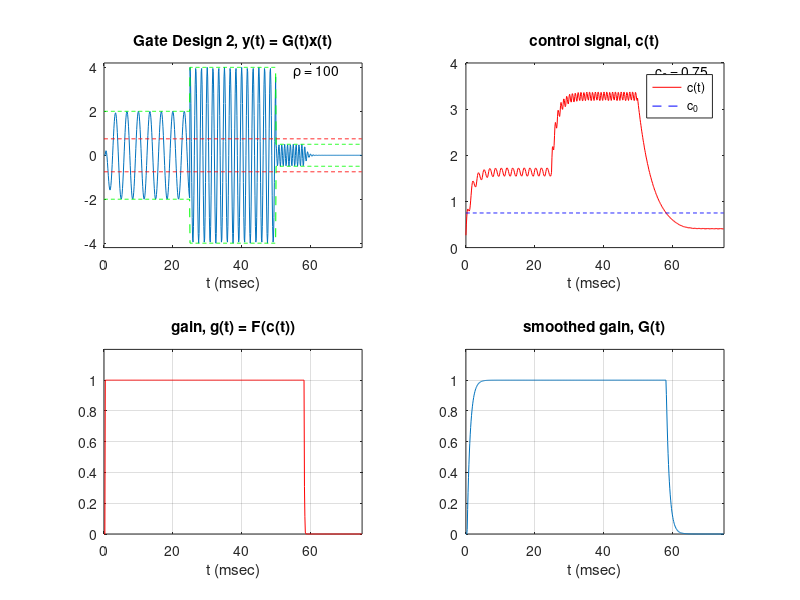

Reproduce this figure in MATLAB.
%% Gate Design 2

%% Defining Input Signal

fs = 8000; % sampling rate
Ts = 1/fs; % sampling period
ta = 0.002; % attack time
tr = 0.01; % release time
Aa = exp(-2.3*Ts/ta); % attack forgetting factor
Ar = exp(-2.3*Ts/tr); % release forgetting factor

% Defining three sinusoids to be played consecutively
A1 = 2; % Amplitude of first sinusoid
f1 = 300; % f1 = 0.3 kHz
t1 = [0:Ts:0.025 - Ts]; % t1 from 0 to 25 msec
A2 = 4; % Amplitude of second sinusoid
f2 = 600; % f2 = 0.6 kHz
t2 = [0.025:Ts:0.05 - Ts]; % t2 from 25 msec to 50 msec
A3 = 0.5; % Amplitude of third sinusoid
f3 = 1200; % f3 = 1.2 kHz
t3 = [0.05:Ts:0.075 - Ts]; % t3 from 50 msec to 75 msec
x = [A1*cos(2*pi*f1*t1),A2*cos(2*pi*f2*t2),A3*cos(2*pi*f3*t3)];

envInTop = [A1*ones(1,200),A2*ones(1,200),A3*ones(1,200)];
envInBot = [-A1*ones(1,200),-A2*ones(1,200),-A3*ones(1,200)];
t = [t1,t2,t3];

%% Plot Input Signal
plot(t*1000,x,t*1000,envInTop,'--g',t*1000,envInBot,'--g'); 
axis([0,75,-4.2,4.2]); legend('x(t)','envelope'), 
text(60,3.8,'f_1 = 0.3 kHz');text(60,3.3,'f_2 = 0.6 kHz'); 
text(60,2.8,'f_3 = 1.2 kHz'); xlabel('t (msec)'), title('input signal, x(t)')

%% Gate Design 2
Aa = 0.8661; % lambda_a
Ar = 0.9717; % lambda_r
p = 100;     % rho
c0 = 0.75;      % threshold
g1 = 0;     % for EMA gain-smoothing filter, g_n
g0 = 0;             % g_{n-1}
c = 0;          % Control signal
G = 0;          % Smoothed gain
n = 1;              % Index variable
N = length(x);    % For limit on n

for n = 1:N
if abs(x(n)) >= c                   % calculate control signal
    c = Aa*c + (1 - Aa)*abs(x(n));
else
    c = Ar*c + (1 - Ar)*abs(x(n));
end

cPlot(n) = c;    % For plotting

g0 = g1;    

if c == 0        % Calculate gain signal
    g1 = 1;
elseif c <= c0 
    g1 = (c/c0)^(p-1);
else
    g1 = 1;
end

gPlot(n) = g1;    % For plotting

if g1 <= g0     % EMA smoothing filter
    G = Aa*G + (1 - Aa)*g1;
else
    G = Ar*G + (1 - Ar)*g1;
end

GPlot(n) = G;    % For plotting

y(n) = G*x(n); % Output
end

% Output results to speakers
sound(y,fs);

% Output results to file
audiowrite('GateDesign2.wav',y,fs);

%% Plot Results

subplot(2,2,1)
plot(t*1000,y,t*1000,envInTop,'--g',t*1000,envInBot,'--g',...
t*1000,c0*ones(1,N),'--r',t*1000, -c0*ones(1,N),'--r')
axis([0,75,-4.2,4.2]),xlabel('t (msec)'),
title('Gate Design 2, y(t) = G(t)x(t)'), text(55,3.8,'\rho = 100')


subplot(2,2,2)
plot(t*1000,cPlot,'r',t*1000, c0*ones(1,N),'--b')
axis([0,75,0,4]),xlabel('t (msec)'),title('control signal, c(t)'),
legend('c(t)','c_0'), text(55,3.8,'c_0 = 0.75')

subplot(2,2,3)
plot(t*1000,gPlot,'r')
axis([0,75,0,1.2]),xlabel('t (msec)'),title('gain, g(t) = F(c(t))')
grid on

subplot(2,2,4)
plot(t*1000,GPlot)
axis([0,75,0,1.2]),xlabel('t (msec)'),title('smoothed gain, G(t)')
grid on

